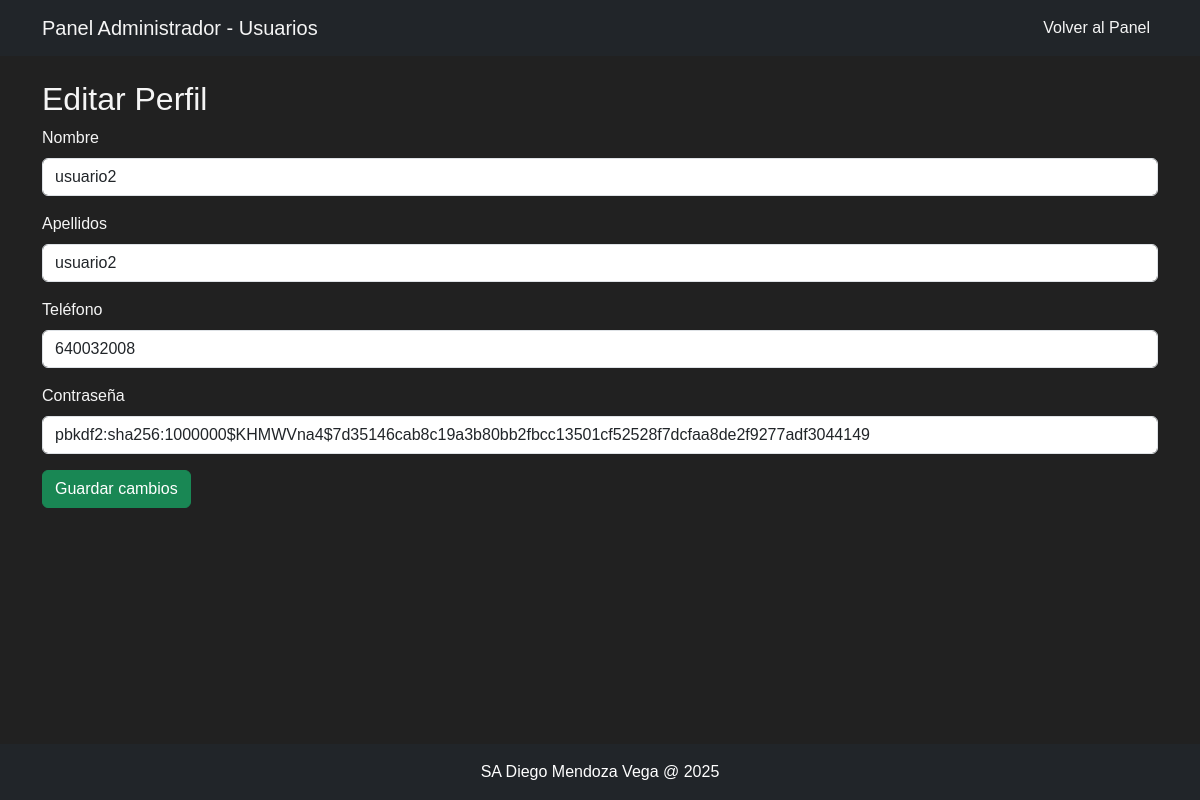
The page /admin_usuarios/edit/2 (signed in) on the database its author committed.
### models.py (models this page shows)
class Usuario(UserMixin, db.Model):
    id = db.Column(db.Integer, primary_key=True)
    nombre = db.Column(db.String(80), nullable=False)
    apellidos = db.Column(db.String(80), nullable=False)
    telefono = db.Column(db.String(20), nullable=False)
    email = db.Column(db.String(120), unique=True, nullable=False)
    contraseña = db.Column(db.String(128), nullable=False)
    is_admin = db.Column(db.Boolean, default=False)

### auth.py (the view, shortened to what this page needs)
@app.route('/admin_usuarios/edit/<int:user_id>', methods=['GET', 'POST'])
@login_required
def edit_users(user_id):
    if not current_user.is_admin:
        flash("No tienes permisos para realizar esta acción", "warning")
        return redirect(url_for('login'))
    user = Usuario.query.get_or_404(user_id)
    return render_template('edit_usuarios.html', user=user)

### app.py (called while the page is built)
@login_manager.user_loader
def load_user(user_id):
    return Usuario.query.get(int(user_id))

### templates/edit_usuarios.html (shortened to what this page needs)
<!DOCTYPE html>
<html lang="en">
<head>
  <link href="https://cdn.jsdelivr.net/npm/bootstrap@5.3.3/dist/css/bootstrap.min.css" rel="stylesheet">
  <link rel="stylesheet" href="{{ url_for('static', filename='edit_usuarios.css') }}">
</head>
<body>
  <nav class="navbar navbar-expand-lg navbar-dark bg-dark">
    <div class="container">
      <a class="navbar-brand" href="#">Panel Administrador - Usuarios</a>
      <div class="collapse navbar-collapse" id="navbarContent">
        <ul class="navbar-nav ms-auto">
          <li class="nav-item">
            <a class="nav-link" href="{{ url_for('admin_usuarios') }}">Volver al Panel</a>
          </li>
        </ul>
      </div>
    </div>
  </nav>
  <div class="content container mt-4">
    <h2>Editar Perfil</h2>
    <form method="POST">
      <div class="mb-3">
        <label for="nombre" class="form-label">Nombre</label>
        <input type="text" class="form-control" id="nombre" name="nombre" value="{{ user.nombre }}" required>
      </div>
      <div class="mb-3">
        <label for="apellidos" class="form-label">Apellidos</label>
        <input type="text" class="form-control" id="apellidos" name="apellidos" value="{{ user.apellidos }}" required>
      </div>
      <div class="mb-3">
        <label for="telefono" class="form-label">Teléfono</label>
        <input type="text" class="form-control" id="telefono" name="telefono" value="{{ user.telefono }}">
      </div>
      <div class="mb-3">
        <label for="contraseña" class="form-label">Contraseña</label>
        <input type="text" class="form-control" id="contraseña" name="contraseña" value="{{ user.contraseña }}">
      </div>
      <button type="submit" class="btn btn-success">Guardar cambios</button>
    </form>
  </div>
  <footer class="bg-dark text-white text-center py-3">
    SA Diego Mendoza Vega @ 2025
  </footer>
</body>
</html>

### static/edit_usuarios.css (style rules this page uses)
html, body { height: 100%; margin: 0; }
body { display: flex; flex-direction: column; }
.content { flex: 1; }
body { height: 100vh; margin: 0; font-family: Arial, sans-serif; font-size: 16px; background-color: #212121; color: whitesmoke; }
.navbar { width: 100%; background-color: #100d0d; overflow: hidden; color: whitesmoke; }
.navbar a { float: left; display: block; color: whitesmoke; text-align: center; text-decoration: none; }

### rows shown on the page
Usuario: nombre "usuario2", apellidos "usuario2", telefono "640032008", contraseña "pbkdf2:sha256:1000000$KHMWVna4$7d35146cab8c19a3b80bb2fbcc13501cf52528f7dcfaa8de2f9277adf3044149"
